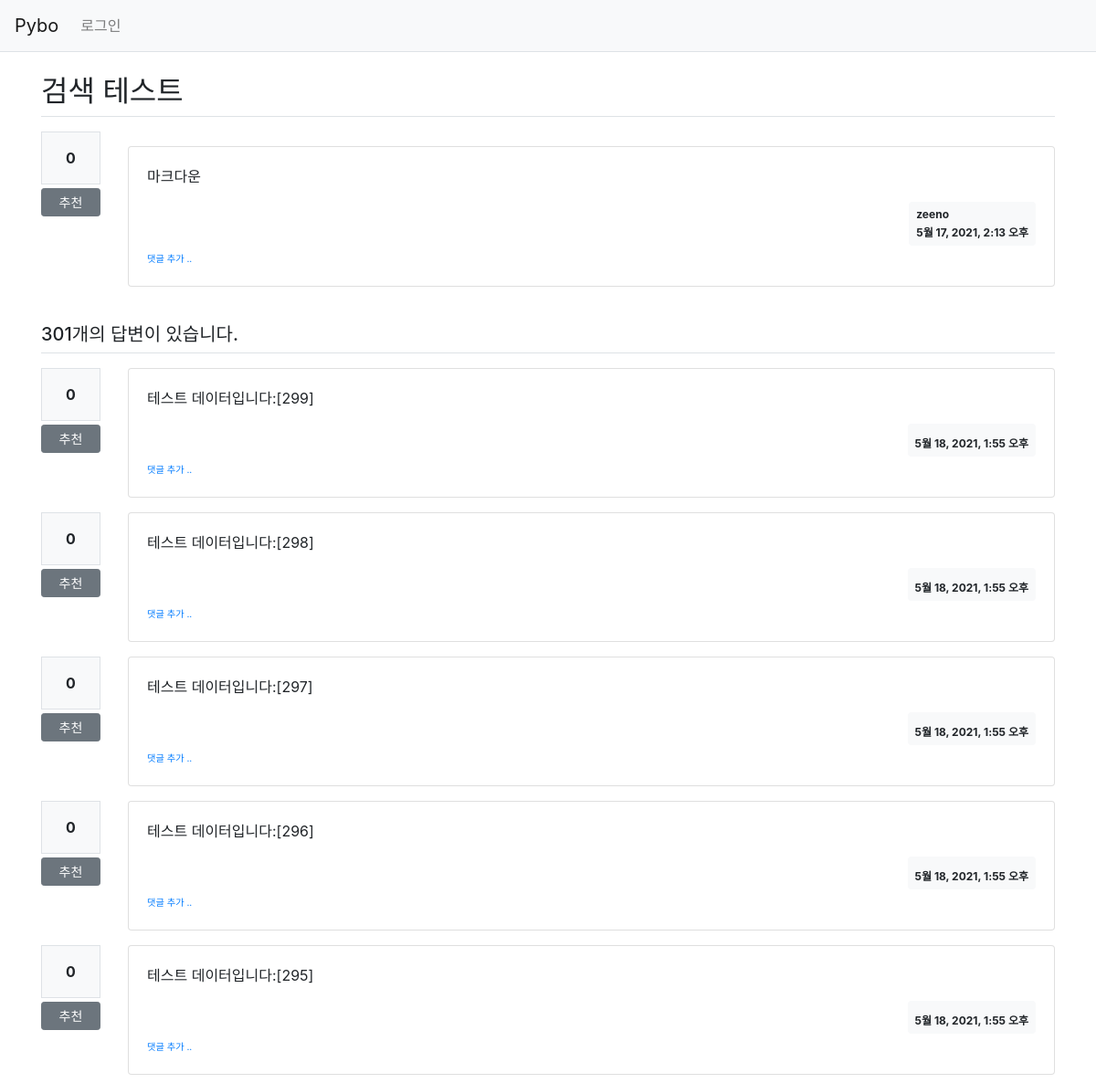
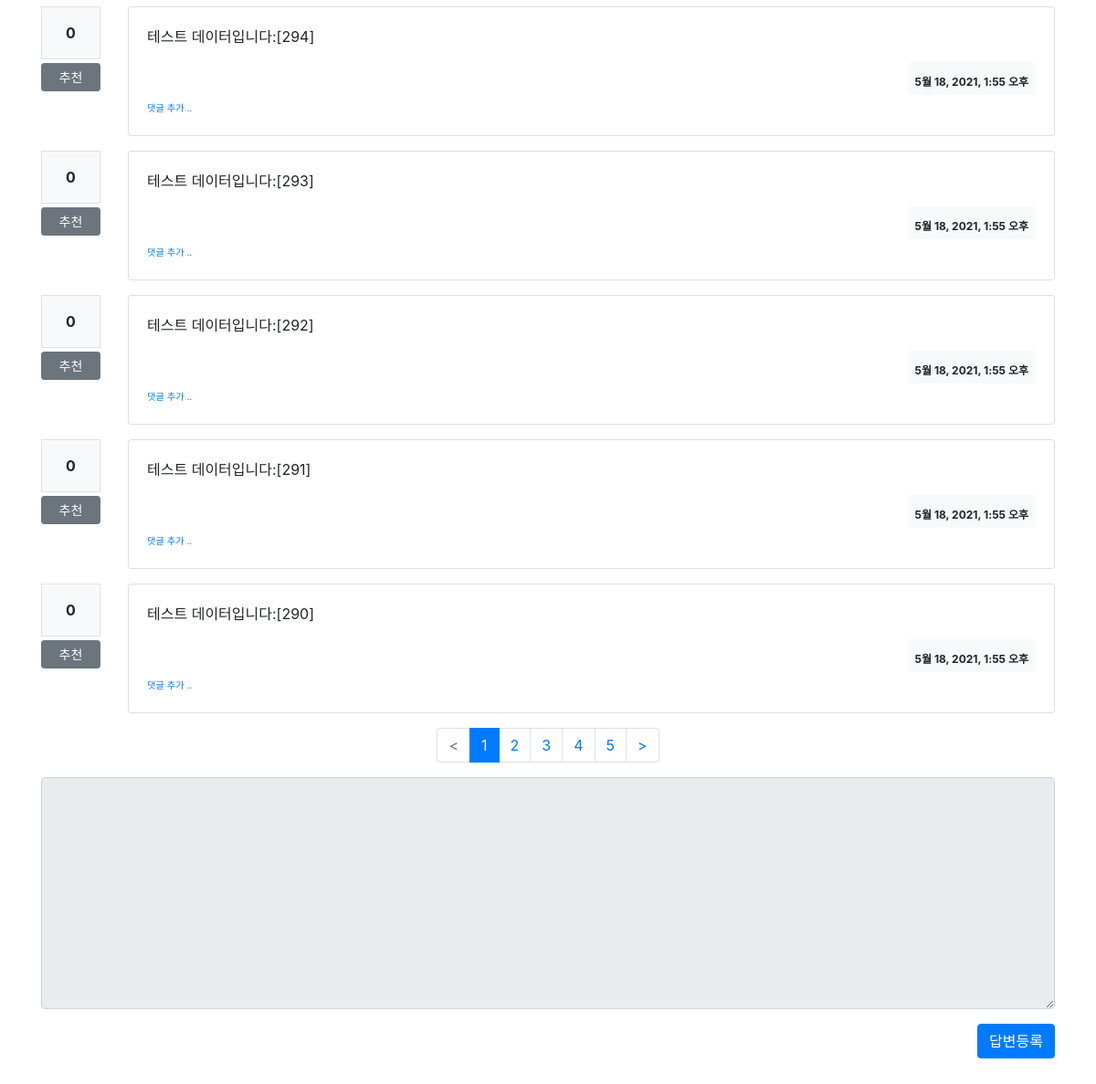
The page /pybo/303/ on the database its author committed (2 pictures, top to bottom).
### pybo/models.py (models this page shows, shortened)
class Question(models.Model):
    author = models.ForeignKey(
        User, on_delete=models.CASCADE, related_name='author_question')
    subject = models.CharField(max_length=200)
    content = models.TextField()
    create_date = models.DateTimeField()
    modify_date = models.DateTimeField(null=True, blank=True)
    voter = models.ManyToManyField(User, related_name='voter_question')

class Answer(models.Model):
    author = models.ForeignKey(
        User, on_delete=models.CASCADE, related_name='author_answer')
    question = models.ForeignKey(Question, on_delete=models.CASCADE)
    content = models.TextField()
    create_date = models.DateTimeField()
    modify_date = models.DateTimeField(null=True, blank=True)
    voter = models.ManyToManyField(User, related_name='voter_answer')

### pybo/views/base_views.py (the view)
def detail(request, question_id):
    page = request.GET.get('page', '1')  # 페이지
    question = get_object_or_404(Question, pk=question_id)
    answer_list = Answer.objects.filter(question_id=question_id).annotate(
        num_voter=Count('voter')).order_by('-num_voter', '-create_date')
    paginator = Paginator(answer_list, 10)
    page_obj = paginator.get_page(page)
    context = {'question': question, 'answer_list': page_obj, 'page': page}
    return render(request, 'pybo/question_detail.html', context)

### pybo/templatetags/pybo_filter.py (called while the page is built)
@register.filter()
def mark(value):
    extensions = ["nl2br", "fenced_code"]
    return mark_safe(markdown.markdown(value, extensions=extensions))

### templates/pybo/question_detail.html (shortened to what this page needs)
{% extends 'base.html' %}
{% load pybo_filter %}
{% block content %}
    <div class="container my-3">
        <h2 class="border-bottom py-2">{{ question.subject }}</h2>
        <div class="row my-3">
            <div class="col-1">
                <div class="bg-light text-center p-3 border font-weight-bolder mb-1">{{question.voter.count}}</div>
                <a
                    href="#"
                    data-uri="{% url 'pybo:vote_question' question.id  %}"
                    class="recommend btn btn-sm btn-secondary btn-block my-1">추천</a>
            </div>
            <div class="col-11">
                <div class="card my-3">
                    <div class="card-body">
                        <div class="card-text">{{ question.content|mark }}</div>
                        <div class="d-flex justify-content-end">
                            <div class="badge badge-light p-2 text-left">
                                <div class="mb-2">{{ question.author.username }}</div>
                                <div>{{ question.create_date }}</div>
                            </div>
                        </div>
                        <div>
                            <a href="{% url 'pybo:comment_create_question' question.id  %}" class="small">
                                <small>댓글 추가 ..</small>
                            </a>
                        </div>
                    </div>
                </div>
            </div>
        </div>
        <h5 class="border-bottom my-3 py-2">{{question.answer_set.count}}개의 답변이 있습니다.</h5>
        {% for answer in answer_list %}
            <div class="row my-3">
                <div class="col-1">
                    <div class="bg-light text-center p-3 border font-weight-bolder mb-1">{{answer.voter.count}}</div>
                    <a
                        href="#"
                        data-uri="{% url 'pybo:vote_answer' answer.id  %}"
                        class="recommend btn btn-sm btn-secondary btn-block my-1">추천</a>
                </div>
                <div class="col-11">
                    <div class="card">
                        <div class="card-body">
                            <div class="card-text">{{ answer.content|mark }}</div>
                            <div class="d-flex justify-content-end">
                                <div class="badge badge-light p-2 text-left">
                                    <div>{{ answer.create_date }}</div>
                                </div>
                            </div>
                            <div>
                                <a href="{% url 'pybo:comment_create_answer' answer.id  %}" class="small">
                                    <small>댓글 추가 ..</small>
                                </a>
                            </div>
                        </div>
                    </div>
                </div>
            </div>
        {% endfor %}
        <ul class="pagination justify-content-center">
            {% if answer_list.has_previous %}
            <li class="page-item">
                <a class="page-link" href="?page={{ answer_list.previous_page_number }}"><</a>
            </li>
            {% else %}
            <li class="page-item disabled">
                <a class="page-link" tabindex="-1" aria-disabled="true" href="#"><</a>
            </li>
            {% endif %}
            {% for page_number in answer_list.paginator.page_range %}
            {% if page_number >= answer_list.number|add:-4 and page_number <= answer_list.number|add:4 %}
                {% if page_number == answer_list.number %}
                <li class="page-item active" aria-current="page">
                    <a class="page-link" href="?page={{ page_number }}">{{ page_number }}</a>
                </li>
                {% else %}
                <li class="page-item">
                    <a class="page-link" href="?page={{ page_number }}">{{ page_number }}</a>
                </li>
                {% endif %}
            {% endif %}
            {% endfor %}
            {% if answer_list.has_next %}
            <li class="page-item">
                <a class="page-link" href="?page={{ answer_list.next_page_number }}">></a>
            </li>
            {% else %}
            <li class="page-item disabled">
                <a class="page-link" tabindex="-1" aria-disabled="true" href="#">></a>
            </li>
            {% endif %}
        </ul>
        <form
            action="{% url 'pybo:answer_create' question.id %}"
            method="post"
            class="my-3">
            <div class="form-group">
                <textarea
                    {% if not user.is_authenticated %}
                    disabled="disabled{% endif %}"
                    name="content"
                    id="content"
                    class="form-control"
                    rows="10"></textarea>
            </div>
            <input type="submit" value="답변등록" class="btn btn-primary float-right mb-3">
        </form>
    </div>
{% endblock %}

### rows shown on the page
Question: subject "검색 테스트", voter.count "0", content|mark "마크다운", author.username "zeeno", create_date "5월 17, 2021, 2:13 오후", answer_set.count "301"
Answer: voter.count "0", content|mark "테스트 데이터입니다:[299]", create_date "5월 18, 2021, 1:55 오후"
Answer: voter.count "0", content|mark "테스트 데이터입니다:[298]", create_date "5월 18, 2021, 1:55 오후"
Answer: voter.count "0", content|mark "테스트 데이터입니다:[297]", create_date "5월 18, 2021, 1:55 오후"
Answer: voter.count "0", content|mark "테스트 데이터입니다:[296]", create_date "5월 18, 2021, 1:55 오후"
Answer: voter.count "0", content|mark "테스트 데이터입니다:[295]", create_date "5월 18, 2021, 1:55 오후"
Answer: voter.count "0", content|mark "테스트 데이터입니다:[294]", create_date "5월 18, 2021, 1:55 오후"
Answer: voter.count "0", content|mark "테스트 데이터입니다:[293]", create_date "5월 18, 2021, 1:55 오후"
Answer: voter.count "0", content|mark "테스트 데이터입니다:[292]", create_date "5월 18, 2021, 1:55 오후"
Answer: voter.count "0", content|mark "테스트 데이터입니다:[291]", create_date "5월 18, 2021, 1:55 오후"
Answer: voter.count "0", content|mark "테스트 데이터입니다:[290]", create_date "5월 18, 2021, 1:55 오후"

### other values the page prints
{{ page_number }} "1"
{{ page_number }} "2" "3" "4" "5"
